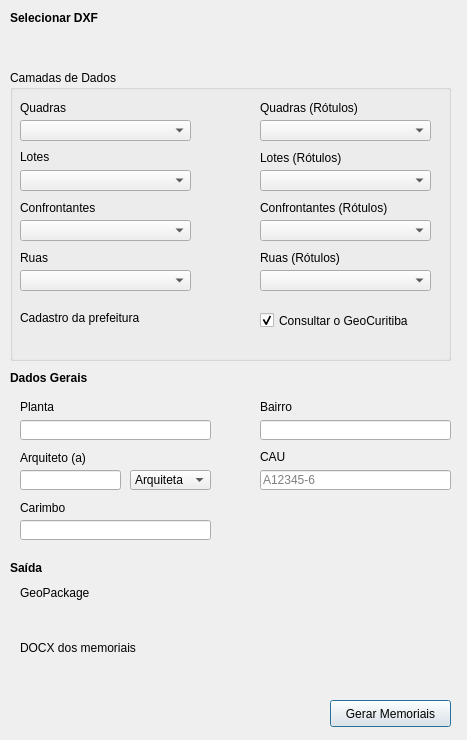
<?xml version='1.0' encoding='UTF-8'?>
<ui version="4.0">
 <class>GeraMemoriaisDialogBase</class>
 <widget class="QDialog" name="GeraMemoriaisDialogBase">
  <property name="geometry">
   <rect>
    <x>0</x>
    <y>0</y>
    <width>467</width>
    <height>740</height>
   </rect>
  </property>
  <property name="windowTitle">
   <string>Gera Memoriais</string>
  </property>
  <widget class="QgsFileWidget" name="seletor_dxf">
   <property name="geometry">
    <rect>
     <x>10</x>
     <y>30</y>
     <width>261</width>
     <height>27</height>
    </rect>
   </property>
   <property name="minimumSize">
    <size>
     <width>221</width>
     <height>27</height>
    </size>
   </property>
  </widget>
  <widget class="QgsProjectionSelectionWidget" name="seletor_crs">
   <property name="geometry">
    <rect>
     <x>280</x>
     <y>30</y>
     <width>171</width>
     <height>20</height>
    </rect>
   </property>
  </widget>
  <widget class="QGroupBox" name="grupo_camadas">
   <property name="geometry">
    <rect>
     <x>10</x>
     <y>70</y>
     <width>441</width>
     <height>291</height>
    </rect>
   </property>
   <property name="title">
    <string>Camadas de Dados</string>
   </property>
   <property name="flat">
    <bool>false</bool>
   </property>
   <widget class="QgsCheckableComboBox" name="combo_quadras">
    <property name="geometry">
     <rect>
      <x>10</x>
      <y>50</y>
      <width>171</width>
      <height>21</height>
     </rect>
    </property>
   </widget>
   <widget class="QLabel" name="label">
    <property name="geometry">
     <rect>
      <x>10</x>
      <y>30</y>
      <width>51</width>
      <height>16</height>
     </rect>
    </property>
    <property name="text">
     <string>Quadras</string>
    </property>
   </widget>
   <widget class="QLabel" name="label_3">
    <property name="geometry">
     <rect>
      <x>10</x>
      <y>80</y>
      <width>47</width>
      <height>13</height>
     </rect>
    </property>
    <property name="text">
     <string>Lotes</string>
    </property>
   </widget>
   <widget class="QgsCheckableComboBox" name="combo_lotes">
    <property name="geometry">
     <rect>
      <x>10</x>
      <y>100</y>
      <width>171</width>
      <height>21</height>
     </rect>
    </property>
   </widget>
   <widget class="QLabel" name="label_4">
    <property name="geometry">
     <rect>
      <x>10</x>
      <y>130</y>
      <width>81</width>
      <height>16</height>
     </rect>
    </property>
    <property name="text">
     <string>Confrontantes</string>
    </property>
   </widget>
   <widget class="QgsCheckableComboBox" name="combo_confrontantes">
    <property name="geometry">
     <rect>
      <x>10</x>
      <y>150</y>
      <width>171</width>
      <height>21</height>
     </rect>
    </property>
   </widget>
   <widget class="QLabel" name="label_10">
    <property name="geometry">
     <rect>
      <x>250</x>
      <y>80</y>
      <width>161</width>
      <height>16</height>
     </rect>
    </property>
    <property name="text">
     <string>Lotes (Rótulos)</string>
    </property>
   </widget>
   <widget class="QgsCheckableComboBox" name="combo_lotes_rotulos">
    <property name="geometry">
     <rect>
      <x>250</x>
      <y>100</y>
      <width>171</width>
      <height>21</height>
     </rect>
    </property>
   </widget>
   <widget class="QLabel" name="label_11">
    <property name="geometry">
     <rect>
      <x>10</x>
      <y>240</y>
      <width>171</width>
      <height>16</height>
     </rect>
    </property>
    <property name="text">
     <string>Cadastro da prefeitura</string>
    </property>
   </widget>
   <widget class="QLabel" name="label_12">
    <property name="geometry">
     <rect>
      <x>250</x>
      <y>30</y>
      <width>161</width>
      <height>16</height>
     </rect>
    </property>
    <property name="text">
     <string>Quadras (Rótulos)</string>
    </property>
   </widget>
   <widget class="QgsCheckableComboBox" name="combo_confrontantes_rotulos">
    <property name="geometry">
     <rect>
      <x>250</x>
      <y>150</y>
      <width>171</width>
      <height>21</height>
     </rect>
    </property>
   </widget>
   <widget class="QLabel" name="label_13">
    <property name="geometry">
     <rect>
      <x>250</x>
      <y>130</y>
      <width>171</width>
      <height>16</height>
     </rect>
    </property>
    <property name="text">
     <string>Confrontantes (Rótulos)</string>
    </property>
   </widget>
   <widget class="QLabel" name="label_ruas">
    <property name="geometry">
     <rect>
      <x>10</x>
      <y>180</y>
      <width>161</width>
      <height>16</height>
     </rect>
    </property>
    <property name="text">
     <string>Ruas</string>
    </property>
   </widget>
   <widget class="QgsCheckableComboBox" name="combo_ruas">
    <property name="geometry">
     <rect>
      <x>10</x>
      <y>200</y>
      <width>171</width>
      <height>21</height>
     </rect>
    </property>
   </widget>
   <widget class="QLabel" name="label_ruas_rotulos">
    <property name="geometry">
     <rect>
      <x>250</x>
      <y>180</y>
      <width>161</width>
      <height>16</height>
     </rect>
    </property>
    <property name="text">
     <string>Ruas (Rótulos)</string>
    </property>
   </widget>
   <widget class="QgsCheckableComboBox" name="combo_ruas_rotulos">
    <property name="geometry">
     <rect>
      <x>250</x>
      <y>200</y>
      <width>171</width>
      <height>21</height>
     </rect>
    </property>
   </widget>
   <widget class="QCheckBox" name="check_geocuritiba">
    <property name="geometry">
     <rect>
      <x>250</x>
      <y>240</y>
      <width>171</width>
      <height>21</height>
     </rect>
    </property>
    <property name="text">
     <string>Consultar o GeoCuritiba</string>
    </property>
    <property name="checked">
     <bool>true</bool>
    </property>
   </widget>
   <widget class="QgsCheckableComboBox" name="combo_quadras_rotulos">
    <property name="geometry">
     <rect>
      <x>250</x>
      <y>50</y>
      <width>171</width>
      <height>21</height>
     </rect>
    </property>
   </widget>
  </widget>
  <widget class="QLabel" name="label_14">
   <property name="geometry">
    <rect>
     <x>10</x>
     <y>10</y>
     <width>161</width>
     <height>16</height>
    </rect>
   </property>
   <property name="font">
    <font>
     <weight>75</weight>
     <bold>true</bold>
    </font>
   </property>
   <property name="text">
    <string>Selecionar DXF</string>
   </property>
  </widget>
  <widget class="QLabel" name="label_15">
   <property name="geometry">
    <rect>
     <x>10</x>
     <y>370</y>
     <width>161</width>
     <height>16</height>
    </rect>
   </property>
   <property name="font">
    <font>
     <weight>75</weight>
     <bold>true</bold>
    </font>
   </property>
   <property name="text">
    <string>Dados Gerais</string>
   </property>
  </widget>
  <widget class="QLineEdit" name="campo_planta">
   <property name="geometry">
    <rect>
     <x>20</x>
     <y>420</y>
     <width>191</width>
     <height>20</height>
    </rect>
   </property>
  </widget>
  <widget class="QLabel" name="label_16">
   <property name="geometry">
    <rect>
     <x>20</x>
     <y>400</y>
     <width>47</width>
     <height>13</height>
    </rect>
   </property>
   <property name="text">
    <string>Planta</string>
   </property>
  </widget>
  <widget class="QLabel" name="label_17">
   <property name="geometry">
    <rect>
     <x>260</x>
     <y>400</y>
     <width>47</width>
     <height>13</height>
    </rect>
   </property>
   <property name="text">
    <string>Bairro</string>
   </property>
  </widget>
  <widget class="QLineEdit" name="campo_bairro">
   <property name="geometry">
    <rect>
     <x>260</x>
     <y>420</y>
     <width>191</width>
     <height>20</height>
    </rect>
   </property>
  </widget>
  <widget class="QLineEdit" name="campo_cau">
   <property name="geometry">
    <rect>
     <x>260</x>
     <y>470</y>
     <width>191</width>
     <height>20</height>
    </rect>
   </property>
   <property name="placeholderText">
    <string>A12345-6</string>
   </property>
  </widget>
  <widget class="QLabel" name="label_30">
   <property name="geometry">
    <rect>
     <x>20</x>
     <y>450</y>
     <width>161</width>
     <height>16</height>
    </rect>
   </property>
   <property name="text">
    <string>Arquiteto (a)</string>
   </property>
  </widget>
  <widget class="QLineEdit" name="campo_arquiteto">
   <property name="geometry">
    <rect>
     <x>20</x>
     <y>470</y>
     <width>101</width>
     <height>20</height>
    </rect>
   </property>
  </widget>
  <widget class="QComboBox" name="campo_titulo">
   <property name="geometry">
    <rect>
     <x>130</x>
     <y>470</y>
     <width>81</width>
     <height>20</height>
    </rect>
   </property>
   <item>
    <property name="text">
     <string>Arquiteta</string>
    </property>
   </item>
   <item>
    <property name="text">
     <string>Arquiteto</string>
    </property>
   </item>
  </widget>
  <widget class="QLabel" name="label_31">
   <property name="geometry">
    <rect>
     <x>260</x>
     <y>450</y>
     <width>47</width>
     <height>13</height>
    </rect>
   </property>
   <property name="text">
    <string>CAU</string>
   </property>
  </widget>
  <widget class="QLineEdit" name="campo_carimbo">
   <property name="geometry">
    <rect>
     <x>20</x>
     <y>520</y>
     <width>191</width>
     <height>20</height>
    </rect>
   </property>
  </widget>
  <widget class="QLabel" name="label_32">
   <property name="geometry">
    <rect>
     <x>20</x>
     <y>500</y>
     <width>161</width>
     <height>16</height>
    </rect>
   </property>
   <property name="text">
    <string>Carimbo</string>
   </property>
  </widget>
  <widget class="QLabel" name="label_33">
   <property name="geometry">
    <rect>
     <x>10</x>
     <y>560</y>
     <width>161</width>
     <height>16</height>
    </rect>
   </property>
   <property name="font">
    <font>
     <weight>75</weight>
     <bold>true</bold>
    </font>
   </property>
   <property name="text">
    <string>Saída</string>
   </property>
  </widget>
  <widget class="QLabel" name="label_gpkg">
   <property name="geometry">
    <rect>
     <x>20</x>
     <y>585</y>
     <width>200</width>
     <height>16</height>
    </rect>
   </property>
   <property name="text">
    <string>GeoPackage</string>
   </property>
  </widget>
  <widget class="QLabel" name="label_docx">
   <property name="geometry">
    <rect>
     <x>20</x>
     <y>640</y>
     <width>200</width>
     <height>16</height>
    </rect>
   </property>
   <property name="text">
    <string>DOCX dos memoriais</string>
   </property>
  </widget>
  <widget class="QgsFileWidget" name="seletor_docx">
   <property name="geometry">
    <rect>
     <x>20</x>
     <y>660</y>
     <width>431</width>
     <height>27</height>
    </rect>
   </property>
   <property name="minimumSize">
    <size>
     <width>221</width>
     <height>27</height>
    </size>
   </property>
  </widget>
  <widget class="QgsFileWidget" name="seletor_saida">
   <property name="geometry">
    <rect>
     <x>20</x>
     <y>605</y>
     <width>431</width>
     <height>27</height>
    </rect>
   </property>
   <property name="minimumSize">
    <size>
     <width>221</width>
     <height>27</height>
    </size>
   </property>
  </widget>
  <widget class="QPushButton" name="botao_gerar">
   <property name="geometry">
    <rect>
     <x>330</x>
     <y>700</y>
     <width>121</width>
     <height>27</height>
    </rect>
   </property>
   <property name="text">
    <string>Gerar Memoriais</string>
   </property>
  </widget>
 </widget>
 <customwidgets>
  <customwidget>
   <class>QgsCheckableComboBox</class>
   <extends>QComboBox</extends>
   <header>qgscheckablecombobox.h</header>
  </customwidget>
  <customwidget>
   <class>QgsFileWidget</class>
   <extends>QWidget</extends>
   <header>qgsfilewidget.h</header>
  </customwidget>
  <customwidget>
   <class>QgsProjectionSelectionWidget</class>
   <extends>QWidget</extends>
   <header>qgsprojectionselectionwidget.h</header>
  </customwidget>
 </customwidgets>
 <resources />
 <connections />
</ui>
